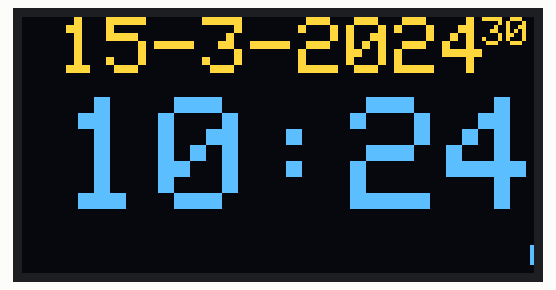
Recording of a sketch running on a simulated ESP8266 (NodeMCU). Parts: 128×64 one-colour display. The OLED is the two-colour kind (top 16 rows yellow); the local clock reads 2024-03-15 10:24:30 at power-on unless the sketch sets it.

Above: at 0.28 s.
At 5.18 s:
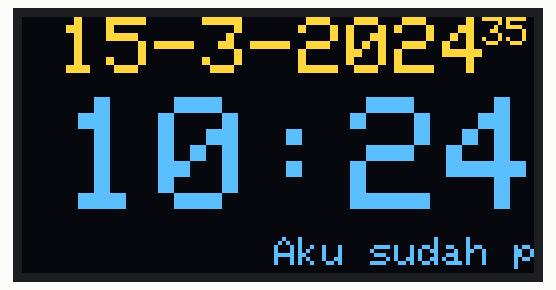
At 10.08 s:
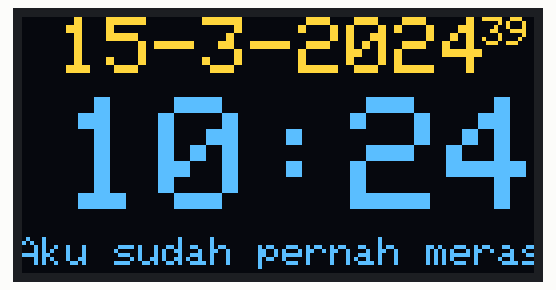
At 20.02 s:
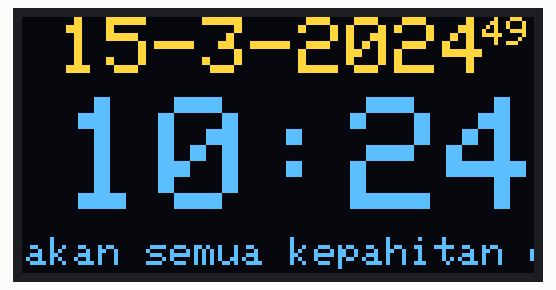
At 29.97 s:
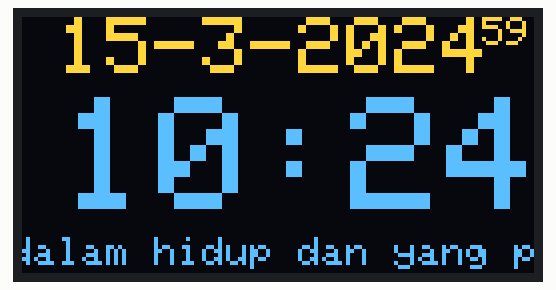
At 39.92 s:
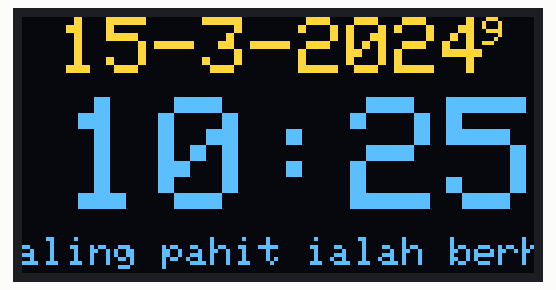

The sketch:

DIY_Clock_Desktop.ino
```cpp
#include <Wire.h>
#include <Adafruit_GFX.h>
#include <Adafruit_SSD1306.h>
#include "RTClib.h"

RTC_DS1307 rtc;
#define SCREEN_WIDTH 128 // OLED display width, in pixels
#define SCREEN_HEIGHT 64 // OLED display height, in pixels
#define OLED_MOSI D10
#define OLED_CLK D8
#define OLED_DC D2
#define OLED_CS D3
#define OLED_RESET D1
Adafruit_SSD1306 display(SCREEN_WIDTH, SCREEN_HEIGHT,
                         OLED_MOSI, OLED_CLK, OLED_DC, OLED_RESET, OLED_CS);
/*
#define OLED_RESET     -1 // Reset pin # (or -1 if sharing Arduino reset pin)
#define SCREEN_ADDRESS 0x3C ///< See datasheet for Address; 0x3D for 128x64, 0x3C for 128x32
Adafruit_SSD1306 display(SCREEN_WIDTH, SCREEN_HEIGHT, &Wire, OLED_RESET);
*/

char intro[] = "Aku sudah pernah merasakan semua kepahitan dalam hidup dan yang paling pahit ialah berharap kepada manusia - Ali bin Abi Thalib";
int x, minX;

void Selamatdatang() {
  display.setTextSize(2);
  display.setTextColor(SSD1306_WHITE);
  display.clearDisplay();
  display.setCursor(0, 10);
  display.println("DIY");
  display.setCursor(0, 30);
  display.println("TIME CLOCK");
  display.display();
}


void ClockDisplay() {
  DateTime now = rtc.now();
  display.clearDisplay();
  display.setTextSize(4);
  display.setTextColor(SSD1306_WHITE);
  display.setCursor(10, 20);
  display.print(String(now.hour()) + ":" + String(now.minute()));
  display.setTextSize(2);
  display.setCursor(9, 0);
  display.println(String(now.day()) + "-" + String(now.month()) + "-" + String(now.year()));  //+"-"+String(currentYear)

  display.setTextSize(1);
  display.setTextColor(SSD1306_WHITE);
  display.setCursor(115, 0);
  display.print(String(now.second()));
}

void textScroll() {
  display.setTextSize(1.5);
  display.setTextColor(SSD1306_WHITE);
  display.setCursor(x, 55);
  display.print(intro);
  x = x - 1;
  if (x < minX) x = display.width();
  delay(50);
}
void setup() {
  // put your setup code here, to run once:
  if(!display.begin(SSD1306_SWITCHCAPVCC)) {
    Serial.println(F("SSD1306 allocation failed"));
    for(;;); // Don't proceed, loop forever
  }
  display.clearDisplay();
  display.display();  // Initialize and clear the display
  display.setTextSize(2);
  display.setTextColor(SSD1306_WHITE);
  display.setTextWrap(false);
  //display.dim(100);
  x = display.width();
  minX = -6 * strlen(intro);
  if (!rtc.begin()) {
    Serial.println("Couldn't find RTC");
    rtc.adjust(DateTime(2024,04,18,15,47,0));
    Serial.flush();
    while (1) delay(10);
  }
  if (!rtc.isrunning()) {
    Serial.println("RTC is NOT running, let's set the time!");
    // When time needs to be set on a new device, or after a power loss, the
    // following line sets the RTC to the date & time this sketch was compiled
    rtc.adjust(DateTime(F(__DATE__), F(__TIME__)));
    // This line sets the RTC with an explicit date & time, for example to set
    // January 21, 2014 at 3am you would call:
    // rtc.adjust(DateTime(2014, 1, 21, 3, 0, 0));
  }
}

void loop() {
  // put your main code here, to run repeatedly:
  ClockDisplay();
  textScroll();
  display.display();
}
```
